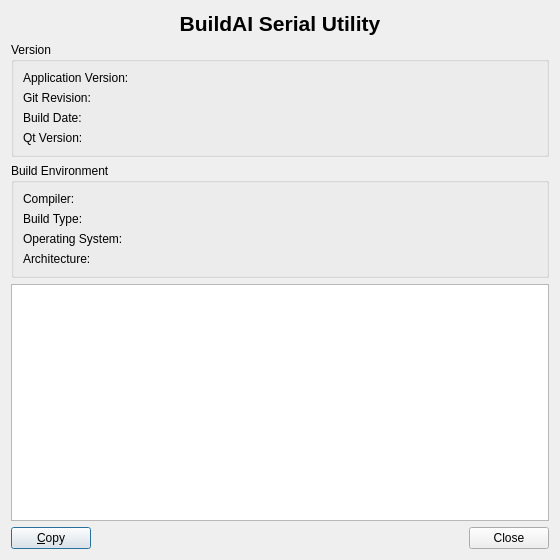
<?xml version="1.0" encoding="UTF-8"?>
<ui version="4.0">
 <class>VersionDialog</class>
 <widget class="QDialog" name="VersionDialog">
  <property name="geometry">
   <rect>
    <x>0</x>
    <y>0</y>
    <width>560</width>
    <height>560</height>
   </rect>
  </property>
  <property name="windowTitle">
   <string>Version Information</string>
  </property>
  <layout class="QVBoxLayout" name="verticalLayout">
   <item>
    <widget class="QLabel" name="labelTitle">
     <property name="font">
      <font>
       <pointsize>16</pointsize>
       <bold>true</bold>
      </font>
     </property>
     <property name="text">
      <string>BuildAI Serial Utility</string>
     </property>
     <property name="alignment">
      <set>Qt::AlignmentFlag::AlignCenter</set>
     </property>
    </widget>
   </item>
   <item>
    <widget class="QGroupBox" name="groupVersionInfo">
     <property name="title">
      <string>Version</string>
     </property>
     <layout class="QVBoxLayout" name="verticalLayout_2">
      <item>
       <widget class="QLabel" name="labelAppVersion">
        <property name="text">
         <string>Application Version:</string>
        </property>
        <property name="textFormat">
         <enum>Qt::TextFormat::RichText</enum>
        </property>
        <property name="textInteractionFlags">
         <set>Qt::TextInteractionFlag::TextSelectableByMouse</set>
        </property>
       </widget>
      </item>
      <item>
       <widget class="QLabel" name="labelGitHash">
        <property name="text">
         <string>Git Revision:</string>
        </property>
        <property name="textFormat">
         <enum>Qt::TextFormat::RichText</enum>
        </property>
        <property name="textInteractionFlags">
         <set>Qt::TextInteractionFlag::TextSelectableByMouse</set>
        </property>
       </widget>
      </item>
      <item>
       <widget class="QLabel" name="labelBuildDate">
        <property name="text">
         <string>Build Date:</string>
        </property>
        <property name="textFormat">
         <enum>Qt::TextFormat::RichText</enum>
        </property>
        <property name="textInteractionFlags">
         <set>Qt::TextInteractionFlag::TextSelectableByMouse</set>
        </property>
       </widget>
      </item>
      <item>
       <widget class="QLabel" name="labelQtVersion">
        <property name="text">
         <string>Qt Version:</string>
        </property>
        <property name="textFormat">
         <enum>Qt::TextFormat::RichText</enum>
        </property>
        <property name="textInteractionFlags">
         <set>Qt::TextInteractionFlag::TextSelectableByMouse</set>
        </property>
       </widget>
      </item>
     </layout>
    </widget>
   </item>
   <item>
    <widget class="QGroupBox" name="groupBuildInfo">
     <property name="title">
      <string>Build Environment</string>
     </property>
     <layout class="QVBoxLayout" name="verticalLayout_3">
      <item>
       <widget class="QLabel" name="labelCompiler">
        <property name="text">
         <string>Compiler:</string>
        </property>
        <property name="textFormat">
         <enum>Qt::TextFormat::RichText</enum>
        </property>
        <property name="textInteractionFlags">
         <set>Qt::TextInteractionFlag::TextSelectableByMouse</set>
        </property>
       </widget>
      </item>
      <item>
       <widget class="QLabel" name="labelBuildType">
        <property name="text">
         <string>Build Type:</string>
        </property>
        <property name="textFormat">
         <enum>Qt::TextFormat::RichText</enum>
        </property>
        <property name="textInteractionFlags">
         <set>Qt::TextInteractionFlag::TextSelectableByMouse</set>
        </property>
       </widget>
      </item>
      <item>
       <widget class="QLabel" name="labelOS">
        <property name="text">
         <string>Operating System:</string>
        </property>
        <property name="textFormat">
         <enum>Qt::TextFormat::RichText</enum>
        </property>
        <property name="textInteractionFlags">
         <set>Qt::TextInteractionFlag::TextSelectableByMouse</set>
        </property>
       </widget>
      </item>
      <item>
       <widget class="QLabel" name="labelArchitecture">
        <property name="text">
         <string>Architecture:</string>
        </property>
        <property name="textFormat">
         <enum>Qt::TextFormat::RichText</enum>
        </property>
        <property name="textInteractionFlags">
         <set>Qt::TextInteractionFlag::TextSelectableByMouse</set>
        </property>
       </widget>
      </item>
     </layout>
    </widget>
   </item>
   <item>
    <widget class="QTextBrowser" name="textAdditionalInfo">
     <property name="minimumSize">
      <size>
       <width>0</width>
       <height>120</height>
      </size>
     </property>
     <property name="readOnly">
      <bool>true</bool>
     </property>
    </widget>
   </item>
   <item>
    <layout class="QHBoxLayout" name="buttonLayout">
     <item>
      <widget class="QPushButton" name="buttonCopy">
       <property name="toolTip">
        <string>Copy all version information to the clipboard as plain text</string>
       </property>
       <property name="text">
        <string>&amp;Copy</string>
       </property>
      </widget>
     </item>
     <item>
      <widget class="QDialogButtonBox" name="buttonBox">
       <property name="orientation">
        <enum>Qt::Orientation::Horizontal</enum>
       </property>
       <property name="standardButtons">
        <set>QDialogButtonBox::StandardButton::Close</set>
       </property>
      </widget>
     </item>
    </layout>
   </item>
  </layout>
 </widget>
 <resources/>
 <connections>
  <connection>
   <sender>buttonBox</sender>
   <signal>rejected()</signal>
   <receiver>VersionDialog</receiver>
   <slot>close()</slot>
   <hints>
    <hint type="sourcelabel">
     <x>279</x>
     <y>539</y>
    </hint>
    <hint type="destinationlabel">
     <x>279</x>
     <y>279</y>
    </hint>
   </hints>
  </connection>
 </connections>
</ui>
